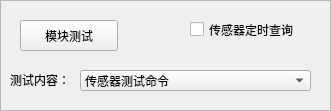
   <widget class="QFrame" name="frame">
    <property name="geometry">
     <rect>
      <x>10</x>
      <y>550</y>
      <width>331</width>
      <height>111</height>
     </rect>
    </property>
    <property name="sizePolicy">
     <sizepolicy hsizetype="Expanding" vsizetype="Expanding">
      <horstretch>0</horstretch>
      <verstretch>0</verstretch>
     </sizepolicy>
    </property>
    <property name="frameShape">
     <enum>QFrame::StyledPanel</enum>
    </property>
    <property name="frameShadow">
     <enum>QFrame::Plain</enum>
    </property>
    <widget class="QPushButton" name="moduleTestBtn">
     <property name="geometry">
      <rect>
       <x>20</x>
       <y>20</y>
       <width>98</width>
       <height>31</height>
      </rect>
     </property>
     <property name="sizePolicy">
      <sizepolicy hsizetype="Expanding" vsizetype="Expanding">
       <horstretch>0</horstretch>
       <verstretch>0</verstretch>
      </sizepolicy>
     </property>
     <property name="text">
      <string>模块测试</string>
     </property>
    </widget>
    <widget class="QLabel" name="label_39">
     <property name="geometry">
      <rect>
       <x>10</x>
       <y>70</y>
       <width>66</width>
       <height>20</height>
      </rect>
     </property>
     <property name="sizePolicy">
      <sizepolicy hsizetype="Expanding" vsizetype="Expanding">
       <horstretch>0</horstretch>
       <verstretch>0</verstretch>
      </sizepolicy>
     </property>
     <property name="text">
      <string>测试内容：</string>
     </property>
    </widget>
    <widget class="QComboBox" name="testContentCB">
     <property name="geometry">
      <rect>
       <x>80</x>
       <y>70</y>
       <width>231</width>
       <height>21</height>
      </rect>
     </property>
     <property name="sizePolicy">
      <sizepolicy hsizetype="Expanding" vsizetype="Expanding">
       <horstretch>0</horstretch>
       <verstretch>0</verstretch>
      </sizepolicy>
     </property>
     <item>
      <property name="text">
       <string>传感器测试命令</string>
      </property>
     </item>
    </widget>
    <widget class="QCheckBox" name="sensorStatusCheckBox">
     <property name="geometry">
      <rect>
       <x>190</x>
       <y>20</y>
       <width>141</width>
       <height>19</height>
      </rect>
     </property>
     <property name="text">
      <string>传感器定时查询</string>
     </property>
    </widget>
   </widget>
